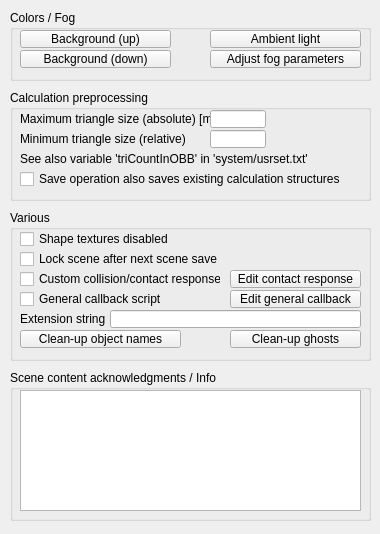
<?xml version="1.0" encoding="UTF-8"?>
<ui version="4.0">
 <class>CQDlgEnvironment</class>
 <widget class="QDialog" name="CQDlgEnvironment">
  <property name="geometry">
   <rect>
    <x>0</x>
    <y>0</y>
    <width>380</width>
    <height>534</height>
   </rect>
  </property>
  <property name="windowTitle">
   <string>Environment Properties</string>
  </property>
  <property name="locale">
   <locale language="English" country="UnitedStates"/>
  </property>
  <widget class="QGroupBox" name="groupBox">
   <property name="geometry">
    <rect>
     <x>10</x>
     <y>10</y>
     <width>361</width>
     <height>71</height>
    </rect>
   </property>
   <property name="title">
    <string>Colors / Fog</string>
   </property>
   <property name="flat">
    <bool>false</bool>
   </property>
   <widget class="QToolButton" name="qqBackgroundColorUp">
    <property name="geometry">
     <rect>
      <x>10</x>
      <y>20</y>
      <width>151</width>
      <height>18</height>
     </rect>
    </property>
    <property name="focusPolicy">
     <enum>Qt::StrongFocus</enum>
    </property>
    <property name="text">
     <string>Background (up)</string>
    </property>
   </widget>
   <widget class="QToolButton" name="qqBackgroundColorDown">
    <property name="geometry">
     <rect>
      <x>10</x>
      <y>40</y>
      <width>151</width>
      <height>18</height>
     </rect>
    </property>
    <property name="focusPolicy">
     <enum>Qt::StrongFocus</enum>
    </property>
    <property name="text">
     <string>Background (down)</string>
    </property>
   </widget>
   <widget class="QToolButton" name="qqAmbientLightColor">
    <property name="geometry">
     <rect>
      <x>200</x>
      <y>20</y>
      <width>151</width>
      <height>18</height>
     </rect>
    </property>
    <property name="focusPolicy">
     <enum>Qt::StrongFocus</enum>
    </property>
    <property name="text">
     <string>Ambient light</string>
    </property>
   </widget>
   <widget class="QToolButton" name="qqFogAdjust">
    <property name="geometry">
     <rect>
      <x>200</x>
      <y>40</y>
      <width>151</width>
      <height>18</height>
     </rect>
    </property>
    <property name="focusPolicy">
     <enum>Qt::StrongFocus</enum>
    </property>
    <property name="text">
     <string>Adjust fog parameters</string>
    </property>
   </widget>
  </widget>
  <widget class="QGroupBox" name="groupBox_3">
   <property name="geometry">
    <rect>
     <x>10</x>
     <y>90</y>
     <width>361</width>
     <height>111</height>
    </rect>
   </property>
   <property name="title">
    <string>Calculation preprocessing</string>
   </property>
   <property name="flat">
    <bool>false</bool>
   </property>
   <widget class="QLabel" name="label">
    <property name="geometry">
     <rect>
      <x>10</x>
      <y>20</y>
      <width>191</width>
      <height>18</height>
     </rect>
    </property>
    <property name="text">
     <string>Maximum triangle size (absolute) [m]</string>
    </property>
   </widget>
   <widget class="QLineEdit" name="qqMaxTriangleSize">
    <property name="geometry">
     <rect>
      <x>200</x>
      <y>20</y>
      <width>56</width>
      <height>18</height>
     </rect>
    </property>
   </widget>
   <widget class="QCheckBox" name="qqSaveCalcStruct">
    <property name="geometry">
     <rect>
      <x>10</x>
      <y>80</y>
      <width>321</width>
      <height>18</height>
     </rect>
    </property>
    <property name="focusPolicy">
     <enum>Qt::StrongFocus</enum>
    </property>
    <property name="text">
     <string>Save operation also saves existing calculation structures</string>
    </property>
   </widget>
   <widget class="QLabel" name="label_2">
    <property name="geometry">
     <rect>
      <x>10</x>
      <y>40</y>
      <width>191</width>
      <height>18</height>
     </rect>
    </property>
    <property name="text">
     <string>Minimum triangle size (relative)</string>
    </property>
   </widget>
   <widget class="QLineEdit" name="qqMinRelTriangleSize">
    <property name="geometry">
     <rect>
      <x>200</x>
      <y>40</y>
      <width>56</width>
      <height>18</height>
     </rect>
    </property>
   </widget>
   <widget class="QLabel" name="label_3">
    <property name="geometry">
     <rect>
      <x>10</x>
      <y>60</y>
      <width>341</width>
      <height>18</height>
     </rect>
    </property>
    <property name="text">
     <string>See also variable 'triCountInOBB' in 'system/usrset.txt'</string>
    </property>
   </widget>
  </widget>
  <widget class="QGroupBox" name="groupBox_4">
   <property name="geometry">
    <rect>
     <x>10</x>
     <y>210</y>
     <width>361</width>
     <height>151</height>
    </rect>
   </property>
   <property name="title">
    <string>Various</string>
   </property>
   <property name="flat">
    <bool>false</bool>
   </property>
   <widget class="QCheckBox" name="qqShapeTexturesDisabled">
    <property name="geometry">
     <rect>
      <x>10</x>
      <y>20</y>
      <width>171</width>
      <height>18</height>
     </rect>
    </property>
    <property name="focusPolicy">
     <enum>Qt::StrongFocus</enum>
    </property>
    <property name="text">
     <string>Shape textures disabled</string>
    </property>
   </widget>
   <widget class="QCheckBox" name="qqNextSaveIsDefinitive">
    <property name="geometry">
     <rect>
      <x>10</x>
      <y>40</y>
      <width>221</width>
      <height>18</height>
     </rect>
    </property>
    <property name="focusPolicy">
     <enum>Qt::StrongFocus</enum>
    </property>
    <property name="text">
     <string>Lock scene after next scene save</string>
    </property>
   </widget>
   <widget class="QCheckBox" name="qqCustomContactHandling">
    <property name="geometry">
     <rect>
      <x>10</x>
      <y>60</y>
      <width>201</width>
      <height>18</height>
     </rect>
    </property>
    <property name="focusPolicy">
     <enum>Qt::StrongFocus</enum>
    </property>
    <property name="text">
     <string>Custom collision/contact response</string>
    </property>
   </widget>
   <widget class="QToolButton" name="qqEditCustomContact">
    <property name="geometry">
     <rect>
      <x>220</x>
      <y>60</y>
      <width>131</width>
      <height>18</height>
     </rect>
    </property>
    <property name="focusPolicy">
     <enum>Qt::StrongFocus</enum>
    </property>
    <property name="text">
     <string>Edit contact response</string>
    </property>
   </widget>
   <widget class="QToolButton" name="qqCleanUpHashNames">
    <property name="geometry">
     <rect>
      <x>10</x>
      <y>120</y>
      <width>161</width>
      <height>18</height>
     </rect>
    </property>
    <property name="focusPolicy">
     <enum>Qt::StrongFocus</enum>
    </property>
    <property name="text">
     <string>Clean-up object names</string>
    </property>
   </widget>
   <widget class="QToolButton" name="qqCleanUpGhosts">
    <property name="geometry">
     <rect>
      <x>220</x>
      <y>120</y>
      <width>131</width>
      <height>18</height>
     </rect>
    </property>
    <property name="focusPolicy">
     <enum>Qt::StrongFocus</enum>
    </property>
    <property name="text">
     <string>Clean-up ghosts</string>
    </property>
   </widget>
   <widget class="QToolButton" name="qqEditGeneralCallback">
    <property name="geometry">
     <rect>
      <x>220</x>
      <y>80</y>
      <width>131</width>
      <height>18</height>
     </rect>
    </property>
    <property name="focusPolicy">
     <enum>Qt::StrongFocus</enum>
    </property>
    <property name="text">
     <string>Edit general callback</string>
    </property>
   </widget>
   <widget class="QCheckBox" name="qqGeneralCallback">
    <property name="geometry">
     <rect>
      <x>10</x>
      <y>80</y>
      <width>201</width>
      <height>18</height>
     </rect>
    </property>
    <property name="focusPolicy">
     <enum>Qt::StrongFocus</enum>
    </property>
    <property name="text">
     <string>General callback script</string>
    </property>
   </widget>
   <widget class="QLineEdit" name="qqExtensionString">
    <property name="geometry">
     <rect>
      <x>100</x>
      <y>100</y>
      <width>251</width>
      <height>18</height>
     </rect>
    </property>
   </widget>
   <widget class="QLabel" name="label_10">
    <property name="geometry">
     <rect>
      <x>10</x>
      <y>100</y>
      <width>91</width>
      <height>18</height>
     </rect>
    </property>
    <property name="text">
     <string>Extension string</string>
    </property>
   </widget>
  </widget>
  <widget class="QGroupBox" name="groupBox_5">
   <property name="geometry">
    <rect>
     <x>10</x>
     <y>370</y>
     <width>361</width>
     <height>151</height>
    </rect>
   </property>
   <property name="title">
    <string>Scene content acknowledgments / Info</string>
   </property>
   <property name="flat">
    <bool>false</bool>
   </property>
   <widget class="QPlainTextEdit" name="qqAcknowledgments">
    <property name="geometry">
     <rect>
      <x>10</x>
      <y>20</y>
      <width>341</width>
      <height>121</height>
     </rect>
    </property>
   </widget>
  </widget>
 </widget>
 <tabstops>
  <tabstop>qqBackgroundColorUp</tabstop>
  <tabstop>qqBackgroundColorDown</tabstop>
  <tabstop>qqAmbientLightColor</tabstop>
  <tabstop>qqFogAdjust</tabstop>
  <tabstop>qqMaxTriangleSize</tabstop>
  <tabstop>qqMinRelTriangleSize</tabstop>
  <tabstop>qqSaveCalcStruct</tabstop>
  <tabstop>qqShapeTexturesDisabled</tabstop>
  <tabstop>qqNextSaveIsDefinitive</tabstop>
  <tabstop>qqCustomContactHandling</tabstop>
  <tabstop>qqEditCustomContact</tabstop>
  <tabstop>qqGeneralCallback</tabstop>
  <tabstop>qqEditGeneralCallback</tabstop>
  <tabstop>qqExtensionString</tabstop>
  <tabstop>qqCleanUpHashNames</tabstop>
  <tabstop>qqCleanUpGhosts</tabstop>
  <tabstop>qqAcknowledgments</tabstop>
 </tabstops>
 <resources/>
 <connections/>
</ui>
